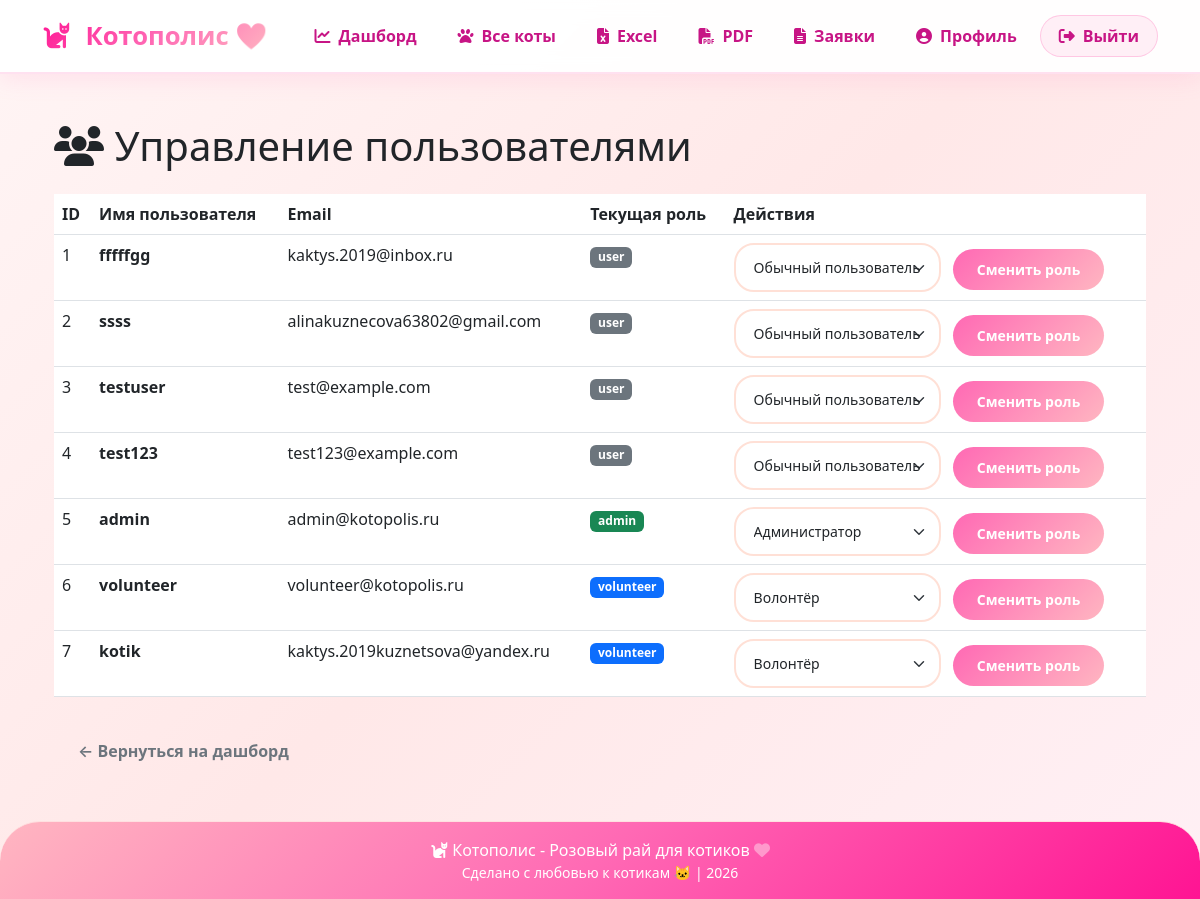
The app's page /admin/users (signed in) with its own data.
### models.py (models this page shows, shortened)
class User(UserMixin, db.Model):
    __tablename__ = 'users'
    id = db.Column(db.Integer, primary_key=True)
    username = db.Column(db.String(80), unique=True, nullable=False)
    email = db.Column(db.String(120), unique=True, nullable=False)
    password = db.Column(db.String(200), nullable=False)
    role = db.Column(db.String(50), default='volunteer')
    created_at = db.Column(db.DateTime, default=datetime.utcnow)
    last_login = db.Column(db.DateTime)
    email_confirmed = db.Column(db.Boolean, default=False)
    email_confirmed_at = db.Column(db.DateTime)
    security_question = db.Column(db.String(200))
    security_answer = db.Column(db.String(200))
    avatar = db.Column(db.String(200))  # путь к аватару
    bio = db.Column(db.Text)  # описание о себе

### app.py (the view)
@app.route('/admin/users')
@admin_required
def admin_users():
    users = User.query.all()
    return render_template('admin_users.html', users=users)

### app.py (called while the page is built)
def admin_required(f):
    @wraps(f)
    def decorated_function(*args, **kwargs):
        if not current_user.is_authenticated:
            flash('🌸 Пожалуйста, войдите в систему', 'warning')
            return redirect(url_for('login'))
        if current_user.role != 'admin':
            flash('🩷 У вас нет прав для выполнения этого действия', 'danger')
            return redirect(url_for('dashboard'))
        return f(*args, **kwargs)
    return decorated_function

@login_manager.user_loader
def load_user(user_id):
    return User.query.get(int(user_id))

@app.context_processor
def utility_processor():
    def get_current_year():
        return datetime.now().year
    def get_total_cats():
        return Cat.query.count()
    def get_available_cats():
        return Cat.query.filter_by(status='В приюте').count()
    return {
        'current_year': get_current_year(),
        'total_cats': get_total_cats(),
        'available_cats': get_available_cats(),
        'now': datetime.now()
    }

### templates/admin_users.html
{% extends 'base.html' %}
{% block content %}
<div class="container mt-4">
    <h1 class="mb-4"><i class="fas fa-users"></i> Управление пользователями</h1>
    <div class="table-responsive">
        <table class="table table-hover">
            <thead class="table-pink">
                <tr>
                    <th>ID</th>
                    <th>Имя пользователя</th>
                    <th>Email</th>
                    <th>Текущая роль</th>
                    <th>Действия</th>
                </tr>
            </thead>
            <tbody>
                {% for user in users %}
                <tr>
                    <td>{{ user.id }}</td>
                    <td><strong>{{ user.username }}</strong></td>
                    <td>{{ user.email }}</td>
                    <td>
                        <span class="badge bg-{{ 'success' if user.role == 'admin' else 'primary' if user.role == 'volunteer' else 'secondary' }}">
                            {{ user.role }}
                        </span>
                    </td>
                    <td>
                        <form method="POST" action="{{ url_for('set_role', user_id=user.id) }}" class="d-inline">
                            <select name="role" class="form-select form-select-sm d-inline w-auto">
                                <option value="user" {{ 'selected' if user.role == 'user' else '' }}>Обычный пользователь</option>
                                <option value="volunteer" {{ 'selected' if user.role == 'volunteer' else '' }}>Волонтёр</option>
                                <option value="admin" {{ 'selected' if user.role == 'admin' else '' }}>Администратор</option>
                            </select>
                            <button type="submit" class="btn btn-sm btn-pink ms-2">Сменить роль</button>
                        </form>
                    </td>
                </tr>
                {% endfor %}
            </tbody>
        </table>
    </div>
    <a href="{{ url_for('dashboard') }}" class="btn btn-outline-secondary mt-3">
        ← Вернуться на дашборд
    </a>
</div>
{% endblock %}

### templates/base.html (shortened to what this page needs)
<!DOCTYPE html>
<html lang="ru">
<head>
    <link href="https://cdn.jsdelivr.net/npm/bootstrap@5.3.0/dist/css/bootstrap.min.css" rel="stylesheet">
    <link rel="stylesheet" href="https://cdnjs.cloudflare.com/ajax/libs/font-awesome/6.4.0/css/all.min.css">
    <link rel="stylesheet" href="{{ url_for('static', filename='css/style.css') }}">
</head>
<body>
    <nav class="navbar navbar-expand-lg sticky-top">
        <div class="container">
            <a class="navbar-brand" href="{{ url_for('index') }}">
                <i class="fas fa-cat"></i> Котополис 🩷
            </a>
            {% if current_user.is_authenticated %}
                <div class="collapse navbar-collapse" id="navbarNav">
                    <ul class="navbar-nav ms-auto">
                        <li class="nav-item">
                            <a class="nav-link" href="{{ url_for('dashboard') }}">
                                <i class="fas fa-chart-line"></i> Дашборд
                            </a>
                        </li>
                        <li class="nav-item">
                            <a class="nav-link" href="{{ url_for('cats') }}">
                                <i class="fas fa-paw"></i> Все коты
                            </a>
                        </li>
                        <li class="nav-item">
                            <a class="nav-link" href="{{ url_for('export_excel') }}">
                                <i class="fas fa-file-excel"></i> Excel
                            </a>
                        </li>
                        <li class="nav-item">
                            <a class="nav-link" href="{{ url_for('report') }}">
                                <i class="fas fa-file-pdf"></i> PDF
                            </a>
                        </li>
                        {% if current_user.role == 'admin' %}
                        <li class="nav-item">
                            <a class="nav-link" href="{{ url_for('adoption_requests') }}">
                                <i class="fas fa-file-alt"></i> Заявки
                            </a>
                        </li>
                        {% endif %}
                        <li class="nav-item">
                            <a class="nav-link" href="{{ url_for('profile') }}">
                                <i class="fas fa-user-circle"></i> Профиль
                            </a>
                        </li>
                        <li class="nav-item">
                            <a class="nav-link logout-link" href="{{ url_for('logout') }}">
                                <i class="fas fa-sign-out-alt"></i> Выйти
                            </a>
                        </li>
                    </ul>
                </div>
            {% endif %}
        </div>
    </nav>
    <main class="container mt-4">
        {% block content %}{% endblock %}
    </main>
    <footer class="text-center mt-5 py-3">
        <div class="container">
            <p class="mb-0">
                <i class="fas fa-cat"></i> Котополис - Розовый рай для котиков
                <i class="fas fa-heart"></i>
            </p>
            <p class="mb-0 small">
                Сделано с любовью к котикам 🐱 |
                <span id="currentYear"></span>
            </p>
        </div>
    </footer>
</body>
</html>

### static/css/style.css (style rules this page uses)
:root { --pink-primary: #ff69b4; --pink-light: #ffb6c1; --pink-dark: #ff1493; --pink-bg: #fff0f5; --pink-gradient: linear-gradient(135deg, #ff69b4 0%, #ffb6c1 100%); --shadow-pink: 0 5px 15px rgba(255, 105, 180, 0.3); }
* { margin: 0; padding: 0; box-sizing: border-box; }
body { background: linear-gradient(135deg, #fff0f5 0%, #ffe4ec 100%); font-family: 'Segoe UI', 'Poppins', Tahoma, Geneva, Verdana, sans-serif; min-height: 100vh; display: flex; flex-direction: column; }
main { flex: 1; animation: fadeIn 0.5s ease-out; }
.navbar { background: var(--pink-gradient); box-shadow: var(--shadow-pink); padding: 0.8rem 0; }
.navbar-brand { font-size: 1.5rem; font-weight: bold; color: white !important; transition: all 0.3s ease; }
.navbar-brand i { margin-right: 8px; animation: pulse 2s infinite; }
.nav-link { color: white !important; transition: all 0.3s ease; border-radius: 25px; padding: 8px 18px !important; }
.btn-pink { background: var(--pink-gradient); border: none; color: white; padding: 8px 20px; border-radius: 25px; transition: all 0.3s ease; }
.form-control, .form-select { border-radius: 10px; border: 1px solid #ffe4ec; padding: 8px 12px; }
footer { background: var(--pink-gradient); color: white; margin-top: auto; padding: 15px 0; text-align: center; }
.nav-link { position: relative; transition: all 0.3s ease; }
.nav-link::after { content: ''; position: absolute; bottom: 0; left: 50%; width: 0; height: 2px; background: white; transition: all 0.3s ease; transform: translateX(-50%); }
* { box-sizing: border-box; }
html { font-size: 16px; scroll-behavior: smooth; }
@media (min-width: 1200px) { .container { max-width: 1140px; } }
.table-responsive { overflow-x: auto; -webkit-overflow-scrolling: touch; }
.form-control, .form-select { transition: border-color 0.15s ease-in-out, box-shadow 0.15s ease-in-out; }
.btn { transition: all 0.2s ease; border-radius: 8px; }
footer { background: #fff5f5; border-top: 1px solid #ffe0e0; }
main { animation: contentFadeIn 0.5s ease-out; }
body { text-rendering: optimizeLegibility; -webkit-font-smoothing: antialiased; -moz-osx-font-smoothing: grayscale; }
footer { background: linear-gradient(135deg, #ff69b4 0%, #ff99cc 100%); color: white !important; margin-top: auto; padding: 20px 0; text-align: center; }
footer p { color: white !important; margin-bottom: 5px; }
footer i { color: white !important; }
footer .fas, footer .far { color: white !important; }
footer .fa-heart { color: #ff99cc !important; animation: heartbeat 1.5s ease infinite; }
* { transition: transform 0.1s ease; }
.btn { transition: transform 0.2s ease, background 0.2s ease; }
.nav-link { transition: all 0.3s ease; }

### templates/base.html (style rules this page uses)
html { scroll-behavior: smooth; }
body { overflow-x: hidden; width: 100%; background: linear-gradient(135deg, #FFF5F5 0%, #FFE8E8 50%, #FFF0F5 100%); font-family: 'Segoe UI', 'Poppins', 'Quicksand', system-ui, -apple-system, sans-serif; }
.navbar { background: rgba(255, 255, 255, 0.95); backdrop-filter: blur(10px); -webkit-backdrop-filter: blur(10px); box-shadow: 0 4px 25px rgba(255, 105, 180, 0.15); border-bottom: 2px solid rgba(255, 105, 180, 0.2); transition: all 0.3s ease; padding: 12px 0; }
.navbar-brand { font-size: 1.6rem; font-weight: 800; background: linear-gradient(135deg, #FF1493 0%, #FF69B4 50%, #FFB6C1 100%); -webkit-background-clip: text; -moz-background-clip: text; background-clip: text; -webkit-text-fill-color: transparent; -moz-text-fill-color: transparent; white-space: nowrap; }
.navbar-nav { display: flex; flex-direction: row; align-items: center; gap: 5px; }
.nav-link { color: #C71585 !important; font-weight: 600; border-radius: 50px; transition: all 0.3s ease; padding: 8px 18px !important; white-space: nowrap; display: flex; align-items: center; gap: 8px; }
.nav-link i { font-size: 1rem; transition: transform 0.3s ease; }
.nav-link.logout-link { background: rgba(255, 105, 180, 0.1); border: 1px solid rgba(255, 105, 180, 0.3); }
.btn { border-radius: 60px; padding: 10px 24px; font-weight: 600; transition: all 0.3s ease; border: none; }
footer { background: linear-gradient(135deg, #FFB6C1 0%, #FF69B4 50%, #FF1493 100%); color: white; border-radius: 40px 40px 0 0; }
footer .fa-heart { animation: heartbeat 1.2s ease infinite; display: inline-block; }
.form-control, .form-select { border-radius: 20px; border: 2px solid #FFE0D6; padding: 12px 18px; transition: all 0.3s ease; }

### records on screen
User: id "1", username "fffffgg", email "kaktys.2019@inbox.ru", role "user"
User: id "2", username "ssss", email "alinakuznecova63802@gmail.com", role "user"
User: id "3", username "testuser", email "test@example.com", role "user"
User: id "4", username "test123", email "test123@example.com", role "user"
User: id "5", username "admin", email "admin@kotopolis.ru", role "admin"
User: id "6", username "volunteer", email "volunteer@kotopolis.ru", role "volunteer"
User: id "7", username "kotik", email "kaktys.2019kuznetsova@yandex.ru", role "volunteer"
